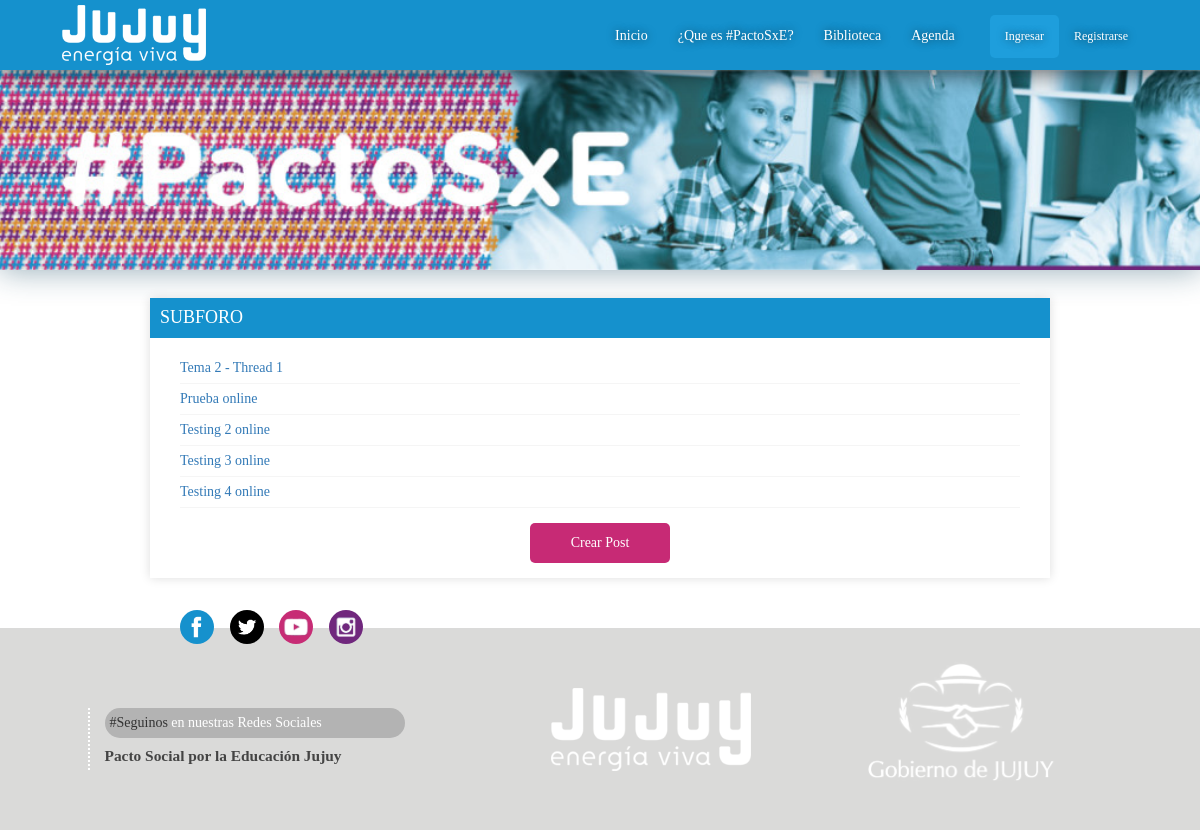
Page /foro/subforo/2/ on the committed database.
### foro/models.py (models this page shows, shortened)
class Thread(models.Model):
	subforo = models.ForeignKey(Subforo, on_delete=models.CASCADE)
	autor = models.ForeignKey(User, on_delete=models.CASCADE)
	fecha_creacion = models.DateField(default=datetime.date.today)
	nombre = models.CharField(max_length=50, unique=True)
	body = models.CharField(max_length=500)

### foro/views.py (the view)
# urls.py: path('subforo/<int:subforo_id>/', views.subforo, name='subforo'),
def subforo(request, subforo_id):
	threads = Thread.objects.filter(subforo=subforo_id)
	return render(request, 'subforo.html', {'threads' : threads})

### foro/templates/subforo.html
{% extends 'base.html' %}
{% block content %}
<div class="foro">
    <div class="subforo" style="padding-bottom: 5px">
    <h2>SUBFORO</h2>
        <div class="threads">
        {% for thread in threads %}
            <div class="thread">
                <a href='/foro/thread/{{thread.id}}'><p>{{ thread.nombre}}</p></a>
            </div>
        {% endfor %}
        </div>
        <p><a href='/foro/newthread/' class="crear-post">Crear Post</a></p>
    </div>
</div>
{% endblock %}

### static/css/style.css (style rules this page uses)
body { background: white; overflow-x: hidden; font-family: Archia; padding-top: 70px; }
.foro { margin-bottom: 30px; }
.foro .subforo { max-width: 900px; margin: auto; box-shadow: 0px 0px 10px #ddd; }
.foro .subforo h2 { margin: 0px; background: #1591cd; color: white !important; font-size: 18px; padding: 10px; }
.foro .subforo .threads { padding: 10px 30px; margin-top: 10px; }
.foro .subforo .thread p { margin-bottom: 5px; border-bottom: 1px solid #f5f5f5; padding-bottom: 5px; }
.foro .subforo .thread { margin-bottom: 2px; }
.foro a.crear-post { background: #c72a75; color: white; padding: 10px 25px; margin: auto; display: block; width: 140px; text-align: center; border-radius: 5px; }

### rows in the picture
Thread: nombre "Tema 2 - Thread 1"
Thread: nombre "Prueba online"
Thread: nombre "Testing 2 online"
Thread: nombre "Testing 3 online"
Thread: nombre "Testing 4 online"
